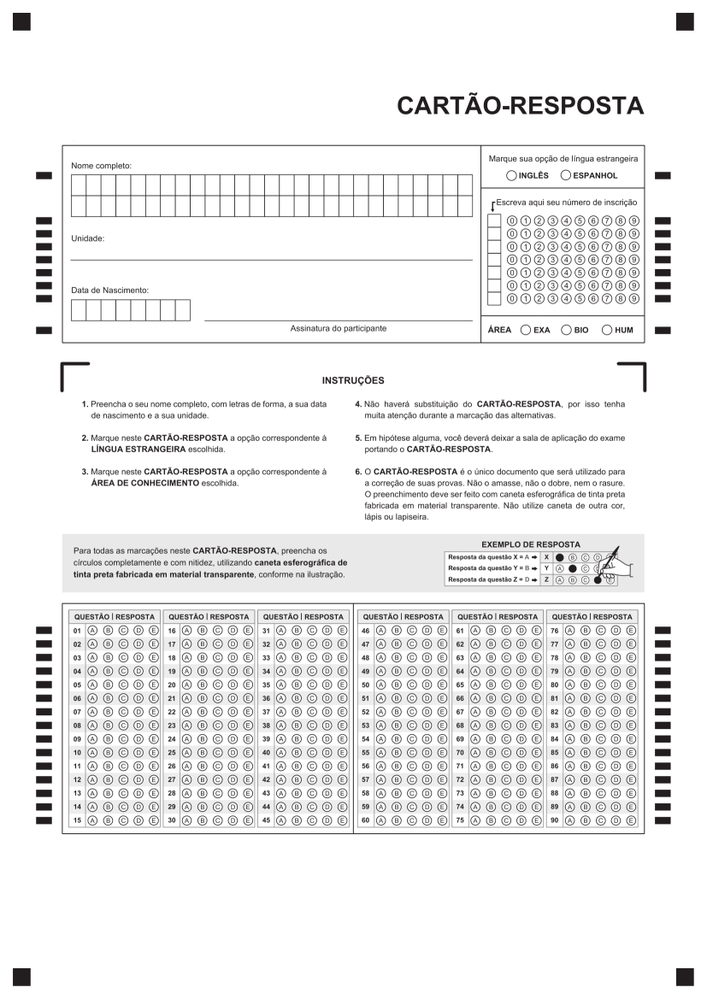
#> input picture template/template50 - Copia.png, 707 x 999 px, shrunk from 827 x 1169 before the run
$ python -i contornosInternos.py   (imports and definitions only)
#> lines starting #> are read from the running program, lines starting #| are printed output that depends on the picture
#> further down, picture is the input picture: shape (999, 707, 3); mean B, G, R 238.6, 238.5, 238.8
import cv2
import numpy as np
from statistics import mode
import sys
import matplotlib.pyplot as plt
import os
import time
import pandas as pd

def contornosGabarito(im):

	#im = cv2.imread(im)
	im = cv2.cvtColor(im, cv2.COLOR_BGR2GRAY)
	im = cv2.GaussianBlur(im,(1,1),0)
	im = cv2.threshold(im,im.min(),255,cv2.THRESH_BINARY+cv2.THRESH_OTSU)[1]
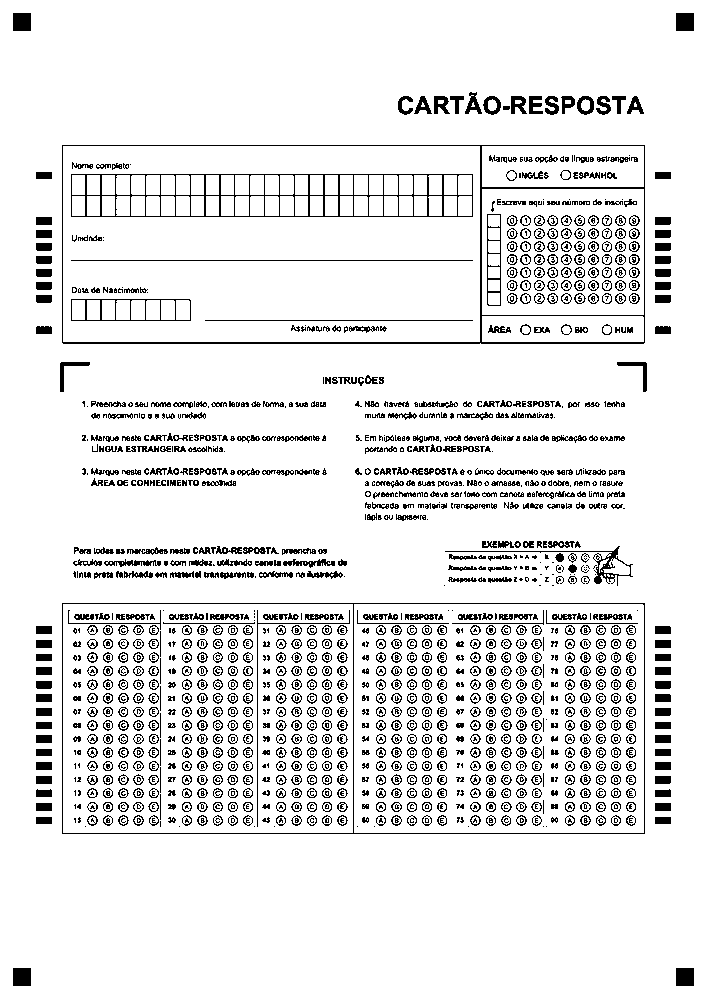
#> im: shape (999, 707); 90.6% white; black in thin lines or dots
	edges =  cv2.Canny(im,75,200,apertureSize = 3)
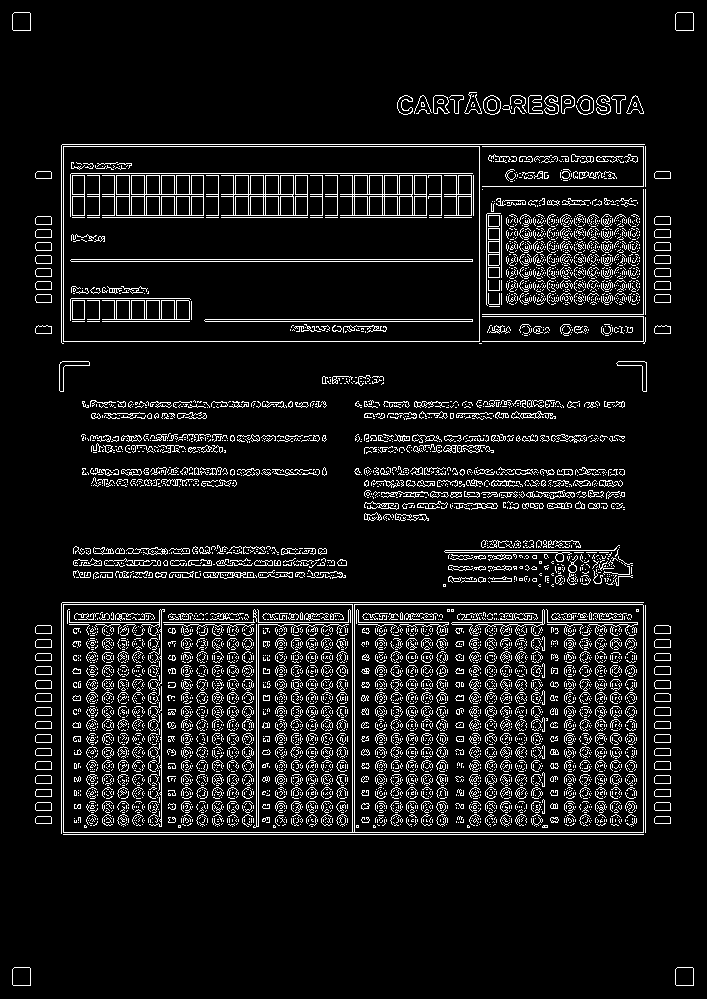
#> edges: shape (999, 707); 8.5% white in thin lines or dots


	return

>>> import cv2
>>> picture = cv2.imread('template/template50 - Copia.png')
>>> result = contornosGabarito(picture)
